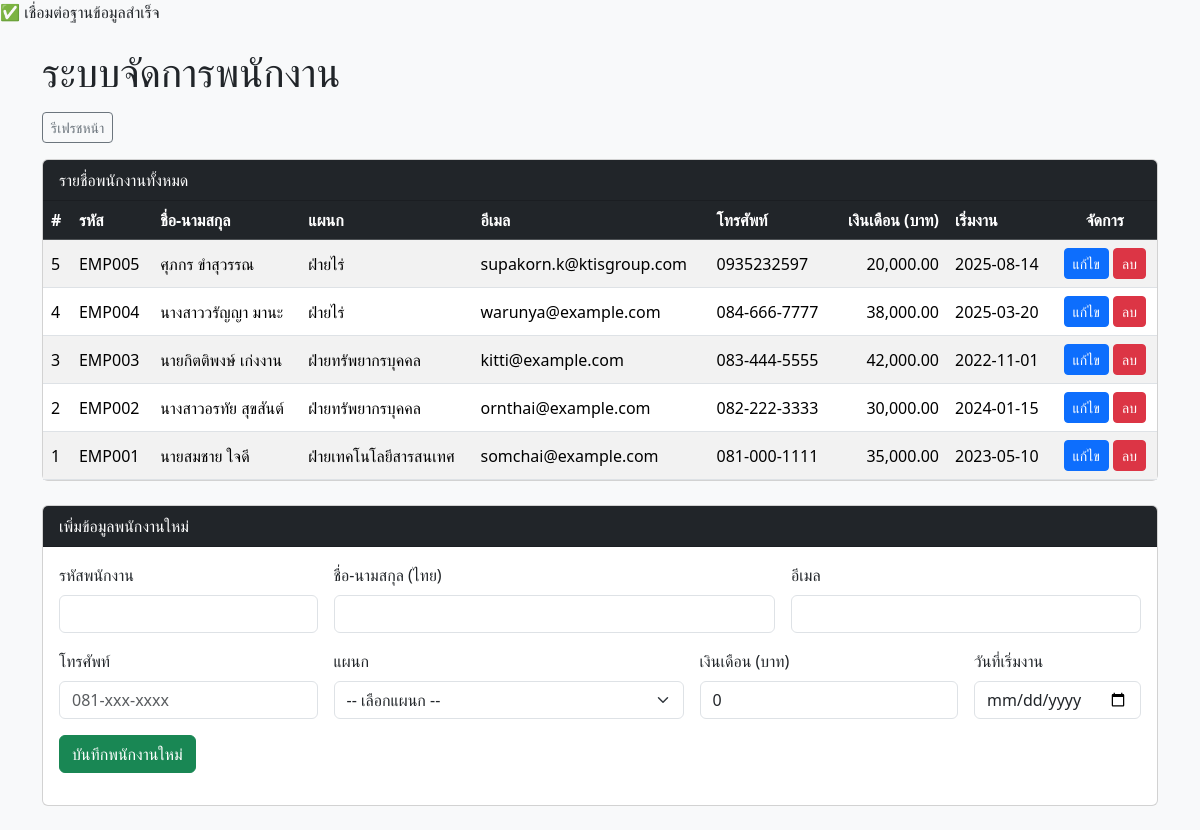
Page /day2/employees_crud/index.php on the committed database.
### tables this page shows
CREATE TABLE `employees` (
  `id` int(11) NOT NULL,
  `emp_code` varchar(20) NOT NULL,
  `fullname_th` varchar(150) NOT NULL,
  `email` varchar(150) NOT NULL,
  `phone` varchar(50) NOT NULL,
  `dept_id` int(11) NOT NULL,
  `salary` decimal(10,2) NOT NULL DEFAULT 0.00,
  `hired_at` date NOT NULL
);

CREATE TABLE `departments` (
  `id` int(11) NOT NULL,
  `name_th` varchar(100) NOT NULL,
  `short_name` varchar(20) NOT NULL
);

### day2/employees_crud/db.php (called while the page is built, shortened)
<?php
function h($str) {
    return htmlspecialchars($str, ENT_QUOTES, 'UTF-8');
}

### day2/employees_crud/index.php (the view, shortened to what this page needs)
<?php
require 'db.php';
$sql = "SELECT e.*, d.name_th AS dept_name
        FROM employees e
        LEFT JOIN departments d ON d.id = e.dept_id
        ORDER BY e.id DESC";
$result = mysqli_query($conn, $sql);
?>
<!DOCTYPE html>
<html lang="th">
<head>
    <link href="https://cdn.jsdelivr.net/npm/bootstrap@5.3.3/dist/css/bootstrap.min.css" rel="stylesheet">
</head>
<body class="bg-light">
<div class="container py-4">
    <h1 class="mb-3">ระบบจัดการพนักงาน</h1>
    <div class="mb-3">
        <a href="index.php" class="btn btn-outline-secondary btn-sm">รีเฟรชหน้า</a>
    </div>
    <div class="card mb-4">
        <div class="card-header bg-dark text-white">
            รายชื่อพนักงานทั้งหมด
        </div>
        <div class="card-body p-0">
            <div class="table-responsive">
                <table class="table table-striped table-hover align-middle mb-0">
                    <thead class="table-dark">
                        <tr>
                            <th>#</th>
                            <th>รหัส</th>
                            <th>ชื่อ-นามสกุล</th>
                            <th>แผนก</th>
                            <th>อีเมล</th>
                            <th>โทรศัพท์</th>
                            <th class="text-end">เงินเดือน (บาท)</th>
                            <th>เริ่มงาน</th>
                            <th class="text-center">จัดการ</th>
                        </tr>
                    </thead>
                    <tbody>
                    <?php if ($result && mysqli_num_rows($result) > 0): ?>
                        <?php while ($row = mysqli_fetch_assoc($result)): ?>
                            <tr>
                                <td><?= h($row['id']) ?></td>
                                <td><?= h($row['emp_code']) ?></td>
                                <td><?= h($row['fullname_th']) ?></td>
                                <td><?= h($row['dept_name']) ?></td>
                                <td><?= h($row['email']) ?></td>
                                <td><?= h($row['phone']) ?></td>
                                <td class="text-end"><?= number_format($row['salary'], 2) ?></td>
                                <td><?= h($row['hired_at']) ?></td>
                                <td class="text-center">
                                    <a class="btn btn-sm btn-primary" href="edit.php?id=<?= (int)$row['id'] ?>">แก้ไข</a>
                                    <a class="btn btn-sm btn-danger"
                                       href="delete_employee.php?id=<?= (int)$row['id'] ?>"
                                       onclick="return confirm('ยืนยันลบข้อมูลพนักงานคนนี้?');">ลบ</a>
                                </td>
                            </tr>
                        <?php endwhile; ?>
                    <?php else: ?>
                        <tr><td colspan="9" class="text-center py-4">ยังไม่มีข้อมูลพนักงาน</td></tr>
                    <?php endif; ?>
                    </tbody>
                </table>
            </div>
        </div>
    </div>
    <div class="card">
        <div class="card-header bg-dark text-white">
            เพิ่มข้อมูลพนักงานใหม่
        </div>
        <div class="card-body">
            <form action="insert_employee.php" method="post" class="row g-3">
                <div class="col-md-3">
                    <label class="form-label">รหัสพนักงาน</label>
                    <input type="text" name="emp_code" class="form-control" required>
                </div>
                <div class="col-md-5">
                    <label class="form-label">ชื่อ-นามสกุล (ไทย)</label>
                    <input type="text" name="fullname_th" class="form-control" required>
                </div>
                <div class="col-md-4">
                    <label class="form-label">อีเมล</label>
                    <input type="email" name="email" class="form-control">
                </div>
                <div class="col-md-3">
                    <label class="form-label">โทรศัพท์</label>
                    <input type="text" name="phone" class="form-control" placeholder="081-xxx-xxxx">
                </div>
                <div class="col-md-4">
                    <label class="form-label">แผนก</label>
                    <select name="dept_id" class="form-select" required>
                        <option value="">-- เลือกแผนก --</option>
                    </select>
                </div>
                <div class="col-md-3">
                    <label class="form-label">เงินเดือน (บาท)</label>
                    <input type="number" name="salary" class="form-control" step="0.01" min="0" value="0" required>
                </div>
                <div class="col-md-2">
                    <label class="form-label">วันที่เริ่มงาน</label>
                    <input type="date" name="hired_at" class="form-control" required>
                </div>
                <div class="col-12">
                    <button type="submit" class="btn btn-success">บันทึกพนักงานใหม่</button>
                </div>
            </form>
        </div>
    </div>
</div>
</body>
</html>

### rows in the picture
employees: id "5", emp_code "EMP005", fullname_th "ศุภกร ขำสุวรรณ", dept.name_th "ฝ่ายไร่", email "supakorn.k@ktisgroup.com", phone "0935232597", salary "20,000.00", hired_at "2025-08-14"
employees: id "4", emp_code "EMP004", fullname_th "นางสาววรัญญา มานะ", dept.name_th "ฝ่ายไร่", email "warunya@example.com", phone "084-666-7777", salary "38,000.00", hired_at "2025-03-20"
employees: id "3", emp_code "EMP003", fullname_th "นายกิตติพงษ์ เก่งงาน", dept.name_th "ฝ่ายทรัพยากรบุคคล", email "kitti@example.com", phone "083-444-5555", salary "42,000.00", hired_at "2022-11-01"
employees: id "2", emp_code "EMP002", fullname_th "นางสาวอรทัย สุขสันต์", dept.name_th "ฝ่ายทรัพยากรบุคคล", email "ornthai@example.com", phone "082-222-3333", salary "30,000.00", hired_at "2024-01-15"
employees: id "1", emp_code "EMP001", fullname_th "นายสมชาย ใจดี", dept.name_th "ฝ่ายเทคโนโลยีสารสนเทศ", email "somchai@example.com", phone "081-000-1111", salary "35,000.00", hired_at "2023-05-10"
